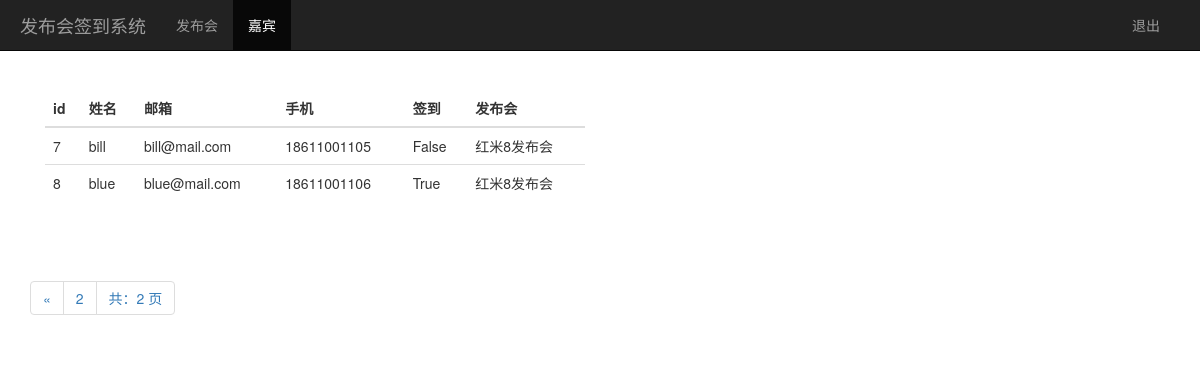
The page /guest?page=2 (signed in) on the database its author committed.
### sign/models.py (models this page shows, shortened)
class Guest(models.Model):
    event = models.ForeignKey(Event, on_delete=models.CASCADE)  # 关联发布会id
    realname = models.CharField(max_length=64)  # 姓名
    phone = models.CharField(max_length=16)     # 手机号
    email = models.EmailField()                 # 邮箱
    sign = models.BooleanField()                # 签到状态
    create_time = models.DateTimeField(auto_now=True)  # 创建时间（自动获取当前时间）

class Event(models.Model):
    name = models.CharField(max_length=100)            # 发布会标题
    limit = models.IntegerField()                      # 限制人数
    status = models.BooleanField()                     # 状态
    address = models.CharField(max_length=200)         # 地址
    start_time = models.DateTimeField('events time')   # 发布会时间
    create_time = models.DateTimeField(auto_now=True)  # 创建时间（自动获取当前时间）
    def __str__(self):
        return self.name

### sign/views.py (the view)
# urls.py: path("guest", views.guest),
@login_required
def guest(request):
    cookie_user = request.session.get('user2')
    page = request.GET.get("page", "")
    guest_list = Guest.objects.all()
    p = Paginator(guest_list, 3)
    try:
        guest_page = p.page(page)
    except PageNotAnInteger:
        guest_page = p.page(1)
    except EmptyPage:
        guest_page = p.page(p.num_pages)
    return render(request, "guest_mange.html", {
        "welcome_user": cookie_user, "guests": guest_page})

### sign/templates/guest_mange.html (shortened to what this page needs)
<!DOCTYPE html>
<html lang="zh-CN">
<head>
    {% load static %}
    <link href="{% static "css/bootstrap.min.css" %}" rel="stylesheet">
    <link href="{% static "css/starter-template.css" %}" rel="stylesheet">
</head>
<body>
<nav class="navbar navbar-inverse navbar-fixed-top">
    <div class="container" style="margin-right: 5px; margin-left: 5px;">
        <div class="navbar-header">
            <a class="navbar-brand" href="/manage">发布会签到系统</a>
        </div>
        <div id="navbar" class="collapse navbar-collapse">
            <ul class="nav navbar-nav">
                <li><a href="/manage">发布会</a></li>
                <li class="active"><a href="#">嘉宾</a></li>
            </ul>
            <ul class="nav navbar-nav navbar-right">
                <li><a href="/logout">退出</a></li>
            </ul>
        </div>
    </div>
</nav>
<div class="container">
    <div class="starter-template">
        <div class="row">
            <div class="col-md-6">
                <table class="table">
                    <thead>
                    <tr>
                        <th>id</th>
                        <th>姓名</th>
                        <th>邮箱</th>
                        <th>手机</th>
                        <th>签到</th>
                        <th>发布会</th>
                    </tr>
                    </thead>
                    <tbody>
                    {% for guest in guests %}
                        <tr>
                            <td>{{ guest.id }}</td>
                            <td>{{ guest.realname }}</td>
                            <td>{{ guest.email }}</td>
                            <td>{{ guest.phone }}</td>
                            <td>{{ guest.sign }}</td>
                            <td>{{ guest.event }}</td>
                        </tr>
                    {% endfor %}
                    </tbody>
                </table>
            </div>
        </div>
    </div>
    <nav aria-label="Page navigation">
        <ul class="pagination">
            <li>
                {% if guests.has_previous %}
                    <a href="?page={{ guests.previous_page_number }}" aria-label="Previous">
                        <span aria-hidden="true">&laquo;</span>
                    </a>
                {% endif %}
            </li>
            <li><a href="#">{{ guests.number }}</a></li>
            <li><a href="#">共：{{ guests.paginator.num_pages }} 页</a></li>
        </ul>
    </nav>
</div>
</body>
</html>

### static/css/starter-template.css (style rules this page uses)
body { padding-top: 50px; }
.starter-template { padding: 40px 15px; text-align: center; }

### sign/templates/guest_mange.html (style rules this page uses)
.table > tbody > tr > td { text-align: left; }

### rows shown on the page
Guest: id "7", realname "bill", email "bill@mail.com", phone "18611001105", sign "False", event "红米8发布会"
Guest: id "8", realname "blue", email "blue@mail.com", phone "18611001106", sign "True", event "红米8发布会"

### other values the page prints
{{ guests.number }} "2"
{{ guests.paginator.num_pages }} "2"
